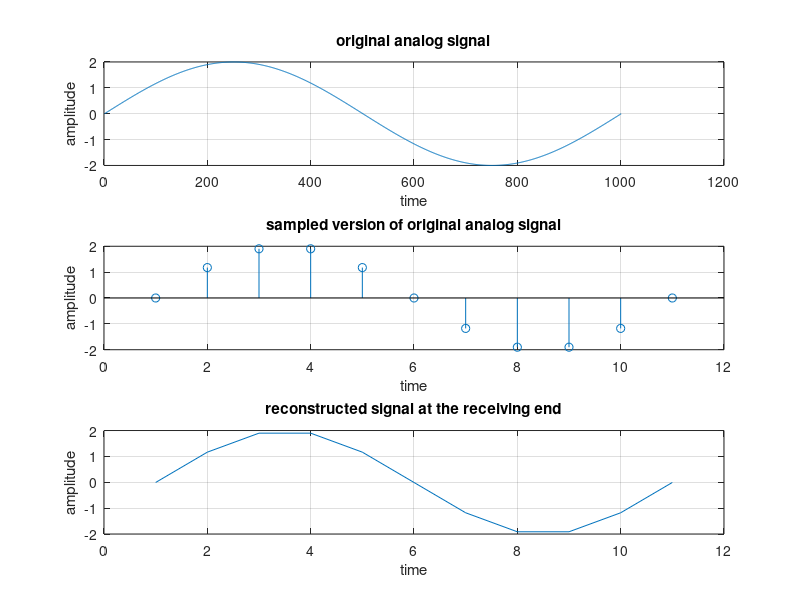

Source code (MATLAB):
%PCM stands for Pulse Code Modulation
%PCM is a technique of A2D conversion
%The steps involved are - sampling, quantizing, encoding

clc
clear all
close all

%original analog signal
t=0:0.0001:0.1;
x1=2*sin(2*pi*10*t);
subplot(3,1,1)
plot(x1)
grid on
xlabel('time')
ylabel('amplitude')
title('original analog signal')

%sampling
fs=100; %sampling frequency : per second 100 samples will be taken
ts=1/fs; %sampling duration 
t=0:ts:0.1;
x2=2*sin(2*pi*10*t); %sampled version of the original analog signal

subplot(3,1,2)
stem(x2)
grid on
xlabel('time')
ylabel('amplitude')
title('sampled version of original analog signal')

%quantization process
n=8 ; %each quantized value will be represented with 8 bits
L=2^n; %number of levels
vmax=2; %max amplitude
vmin=-2; %min amplitude
step_size=(vmax-vmin)/L; %step size of the quantizer
codebook=vmin:step_size:vmax ; 
partition=vmin+step_size/2:step_size:vmax-step_size/2;
index = quantiz(x2, partition)

%encoding
encoded_bits=dec2bin(index)

%decoding at the receiving end
decoded_index=bin2dec(encoded_bits)

%getting back original sample values
reconstructed_samples=[];

for i=1:length(x2)
    reconstructed_samples=[reconstructed_samples partition(decoded_index(i))]
end

subplot(3,1,3)
plot(reconstructed_samples)
grid on
xlabel('time')
ylabel('amplitude')
title('reconstructed signal at the receiving end')